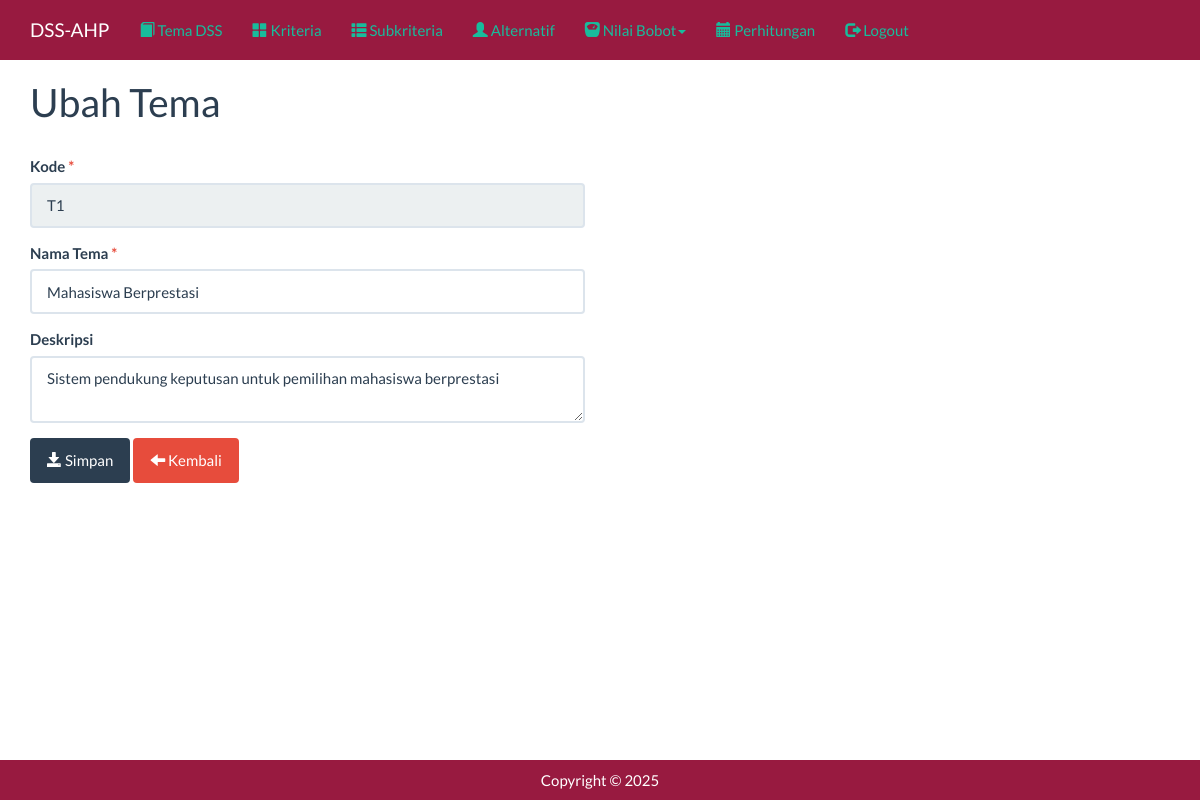
Screenshot of /index.php?m=tema_ubah&ID=T1 (signed in) with the database file from the repository.
### tables this page shows
CREATE TABLE `tb_tema` (
  `kode_tema` varchar(16) NOT NULL,
  `nama_tema` varchar(255) NOT NULL,
  `deskripsi` text,
  PRIMARY KEY (`kode_tema`)
);

### config.php (called while the page is built, shortened)
<?php
$config["server"] = 'www.db4free.net';
$config["username"] = 'dss_ahp';
$config["password"] = 'tugasdss';
$config["database_name"] = 'dss_ahp';

### includes/db.php (called while the page is built, shortened)
<?php
class DB
{
    var $conn = null;
    public function __construct($host, $username, $passwd, $dbname)
    {
        global $config;
        $port = isset($config['port']) ? $config['port'] : 3306;
        $this->conn = mysqli_connect($host, $username, $passwd, $dbname, $port);
    }
    public function query($sql)
    {
        $query = mysqli_query($this->conn, $sql) or die('<pre>Error mysqli_query: ' . mysqli_error($this->conn) . '<br />' . $sql . '</pre>');
        return $query;
    }
    public function get_row($sql)
    {
        $query = $this->query($sql);
        return mysqli_fetch_object($query);
    }
}

### functions.php (called while the page is built, shortened)
<?php
include 'config.php';
include 'includes/db.php';
$db = new DB($config['server'], $config['username'], $config['password'], $config['database_name']);

### tema_ubah.php (the view, shortened to what this page needs)
<?php
include_once('functions.php');
$row = $db->get_row("SELECT * FROM tb_tema WHERE kode_tema='$_GET[ID]'");
?>
<div class="page-header">
    <h1>Ubah Tema</h1>
</div>
<div class="row">
    <div class="col-sm-6">
        <form method="post">
            <div class="form-group">
                <label>Kode <span class="text-danger">*</span></label>
                <input class="form-control" type="text" name="kode_tema" readonly="readonly" value="<?=$row->kode_tema?>" required/>
            </div>
            <div class="form-group">
                <label>Nama Tema <span class="text-danger">*</span></label>
                <input class="form-control" type="text" name="nama_tema" value="<?=$row->nama_tema?>" required/>
            </div>
            <div class="form-group">
                <label>Deskripsi</label>
                <textarea class="form-control" name="deskripsi"><?=$row->deskripsi?></textarea>
            </div>
            <div class="form-group">
                <button class="btn btn-primary"><span class="glyphicon glyphicon-save"></span> Simpan</button>
                <a class="btn btn-danger" href="?m=tema"><span class="glyphicon glyphicon-arrow-left"></span> Kembali</a>
            </div>
        </form>
    </div>
</div>

### assets/css/general.css (style rules this page uses)
html { position: relative; min-height: 100%; }
body { margin-bottom: 70px; }
.page-header { margin-top: 0; padding-bottom: 0; }
.page-header h1 { margin-top: 0; }

### rows the page displays
tb_tema: kode_tema "T1", nama_tema "Mahasiswa Berprestasi", deskripsi "Sistem pendukung keputusan untuk pemilihan mahasiswa berprestasi"
